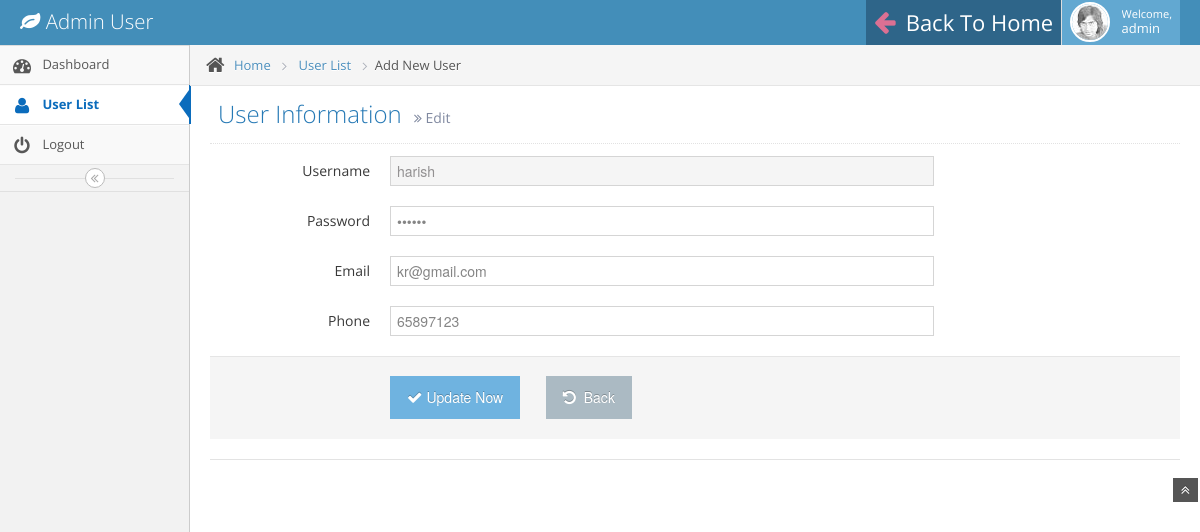
The app's page /admin/user_edit.php?id=39 (signed in) with its own data.
### tables this page shows
CREATE TABLE `users` (
  `id` int(200) NOT NULL AUTO_INCREMENT,
  `username` varchar(200) NOT NULL,
  `password` varchar(200) NOT NULL,
  `email` varchar(200) NOT NULL,
  `phone` varchar(250) NOT NULL,
  `user_level` int(20) NOT NULL DEFAULT '0',
  `created_date` timestamp NOT NULL DEFAULT CURRENT_TIMESTAMP,
  PRIMARY KEY (`id`)
);

### dbconnect.php (called while the page is built, shortened)
<?php
$table_User = 'users';

### admin/user_edit.php (the view, shortened to what this page needs)
<?php
include "../dbconnect.php";
include "header.php";
?>
<div class="main-content">
  <div class="breadcrumbs" id="breadcrumbs">
    <ul class="breadcrumb">
      <li> <i class="icon-home home-icon"></i> <a href="#">Home</a> <span class="divider"> <i class="icon-angle-right arrow-icon"></i> </span> </li>
      <li><a href="user_list.php">User List</a> <span class="divider"> <i class="icon-angle-right arrow-icon"></i> </span> </li>
      <li class="active">Add New User</li>
    </ul>
  </div>
  <div class="page-content">
   <?php   if($msg != ''){	echo $msg;}
   if(isset($_REQUEST['id'])){
	$id=$_REQUEST['id'];
	$select_query=mysql_query("select * from $table_User where id='$id'");
	$select_query_count=mysql_num_rows($select_query);
	if($select_query_count != 0){
	$select_query_row = mysql_fetch_array($select_query);
	$username_db=$select_query_row['username'];
	$password_db=$select_query_row['password'];
	$email_db=$select_query_row['email'];
	$phone_db=$select_query_row['phone'];
   ?>
     <div class="page-header position-relative">
      <h1> User Information <small> <i class="icon-double-angle-right"></i> Edit </small> </h1>
    </div>
    <div class="row-fluid">
      <div class="span12">
        <form class="form-horizontal" method="post" action="">
        <div class="control-group">
            <label for="username" class="control-label">Username</label>
            <div class="controls">
              <input type="text"  name="username" class="input-xxlarge"  required value="<?php echo $username_db;?>" readonly="readonly">
            </div>
          </div>
          <div class="control-group">
            <label for="password" class="control-label">Password</label>
            <div class="controls">
              <input type="password" name="password"  class="input-xxlarge"  required  value="<?php echo $password_db;?>" >
            </div>
          </div>
          <div class="control-group">
            <label for="email" class="control-label">Email</label>
            <div class="controls">
              <input type="email" name="email"  class="input-xxlarge"  value="<?php echo $email_db;?>" >
            </div>
          </div>
          <div class="control-group">
            <label for="phone" class="control-label">Phone</label>
            <div class="controls">
              <input type="text" name="phone"  class="input-xxlarge"  value="<?php echo $phone_db;?>" >
            </div>
          </div>
          <div class="form-actions">
            <button type="submit" class="btn btn-info" name="edit_submit"> <i class="icon-ok bigger-110"></i>Update Now </button>
            <a href="user_list.php">
            <button type="button" class="btn"> <i class="icon-undo bigger-110"></i> Back </button>
            </a>
          </div>
          <div class="hr"></div>
        </form>
      </div>
    </div>
  </div>
  <?php
	}
	}
  include"footer.php";?>

### records on screen
users: username "harish", email "kr@gmail.com", phone "65897123"

### other values on screen
$_SESSION['au_session_login_username'] "admin"
